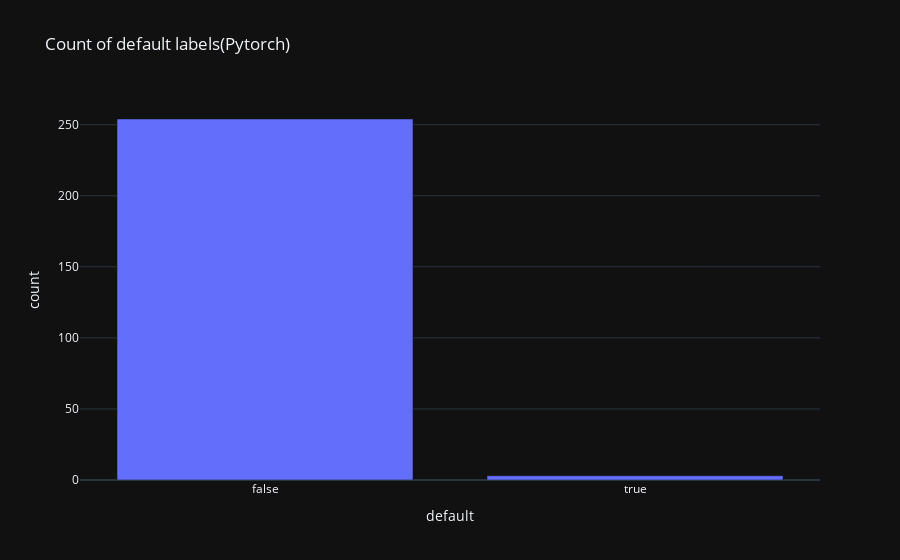

This figure's notebook cell:
### Code cell
fig = px.bar(pytorch_default_label_count_df, x='default', y='count', title="Count of default labels(Pytorch)")
fig.show()

### Figure 1 — Plotly figure (JSON) as saved in the notebook; plotly's stock layout.template omitted (floating-point values rounded to 4 significant figures)
{"data": [{"alignmentgroup": "True", "hovertemplate": "default=%{x}<br>count=%{y}<extra></extra>", "legendgroup": "", "marker": {"color": "#636efa", "pattern": {"shape": ""}}, "name": "", "offsetgroup": "", "orientation": "v", "showlegend": false, "textposition": "auto", "x": [false, true], "xaxis": "x", "y": [254, 3], "yaxis": "y", "type": "bar"}], "layout": {"xaxis": {"anchor": "y", "domain": [0.0, 1.0], "title": {"text": "default"}}, "yaxis": {"anchor": "x", "domain": [0.0, 1.0], "title": {"text": "count"}}, "legend": {"tracegroupgap": 0}, "title": {"text": "Count of default labels(Pytorch)"}, "barmode": "relative"}}
